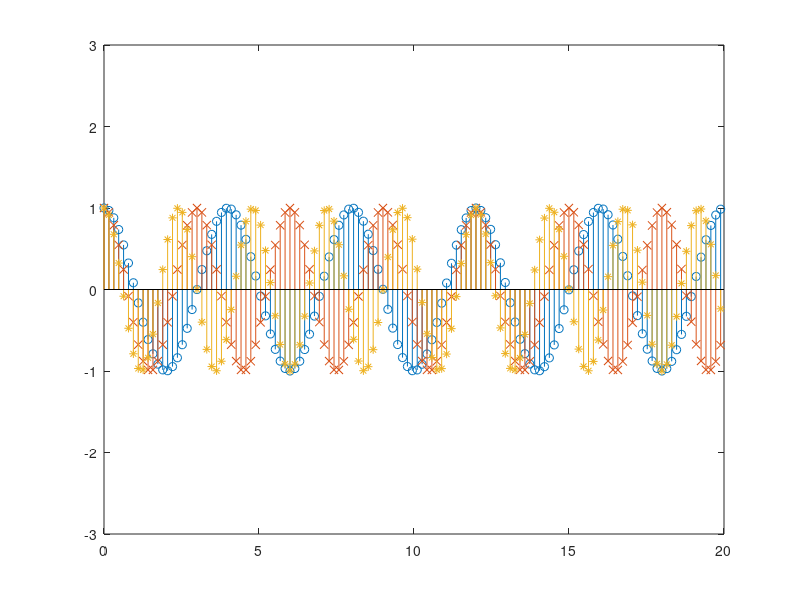
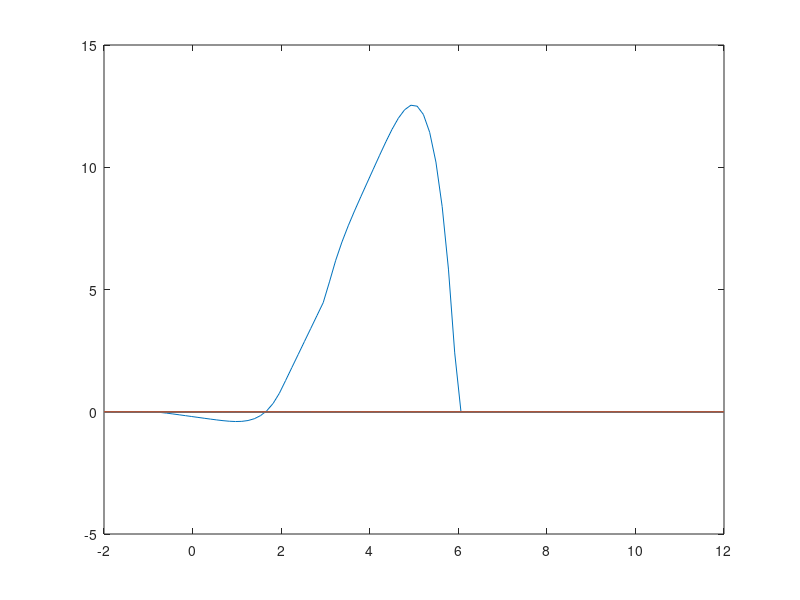

These figures' MATLAB source, in order:
clc;    clear;
%%
%     不知道
%     108060002  周廷紘
%     109060035  温柏崴
%     109060044  莊凱威

%% Q1Q1Q1Q1Q1Q1Q1Q1Q1Q1Q1Q1Q1Q1Q1Q1Q1Q1Q1Q1Q1Q1Q1Q1Q1Q1Q1Q1Q1Q1Q1Q1Q1Q1Q1Q1Q1Q1Q1Q1Q1Q1

clc; clear; 
n = linspace(0, 10*pi, 200);
z1 = exp((1/2)*pi*1i*n); 
z2 = exp((2/3)*pi*1i*n); 
z3 = exp((5/6)*pi*1i*n); 
figure();
stem(n, real(z1), 'o');
hold on;
stem(n, real(z2), 'x');
stem(n, real(z3), '*');
axis([0 20 -3 3]);
hold off;
figure();
stem(n, real(z1 + z2 + z3), 'h');
axis([0 20 -3 3]);

%% Q2Q2Q2Q2Q2Q2Q2Q2Q2Q2Q2Q2Q2Q2Q2Q2Q2Q2Q2Q2Q2Q2Q2Q2Q2Q2Q2Q2Q2Q2Q2Q2Q2Q2Q2Q2Q2Q2Q2Q2Q2Q2

% using matlab function

clc; clear;
x = -10 : 10;
y = 0;

for k = -2 : 2
    nshiftk = circshift(x, k);
    nk = k.*(nshiftk >= -2 & nshiftk <= 2);
    y = y + nshiftk.*nk;
end

stem(x, y);

% using formula


%% Q3Q3Q3Q3Q3Q3Q3Q3Q3Q3Q3Q3Q3Q3Q3Q3Q3Q3Q3Q3Q3Q3Q3Q3Q3Q3Q3Q3Q3Q3Q3Q3Q3Q3Q3Q3Q3Q3Q3Q3Q3Q3

% using matlab function

clc, clear;
t = linspace(-2, 12);
y = zeros(length(t));
for li = 1 : length(t)
    fun = @(x) x.*(t(li)-x).^3;
    if t(li) < -1
        y(li) = 0;
    elseif t(li) < 2
        y(li) = integral(fun, 0, t(li)+1);
    elseif t(li) < 3
        y(li) = integral(fun, t(li)-2, t(li)+1);
    elseif t(li) < 6
        y(li) = integral(fun, t(li)-2, 4);
    else
        y(li) = 0;
    end
end
plot(t, y);

% using formula










